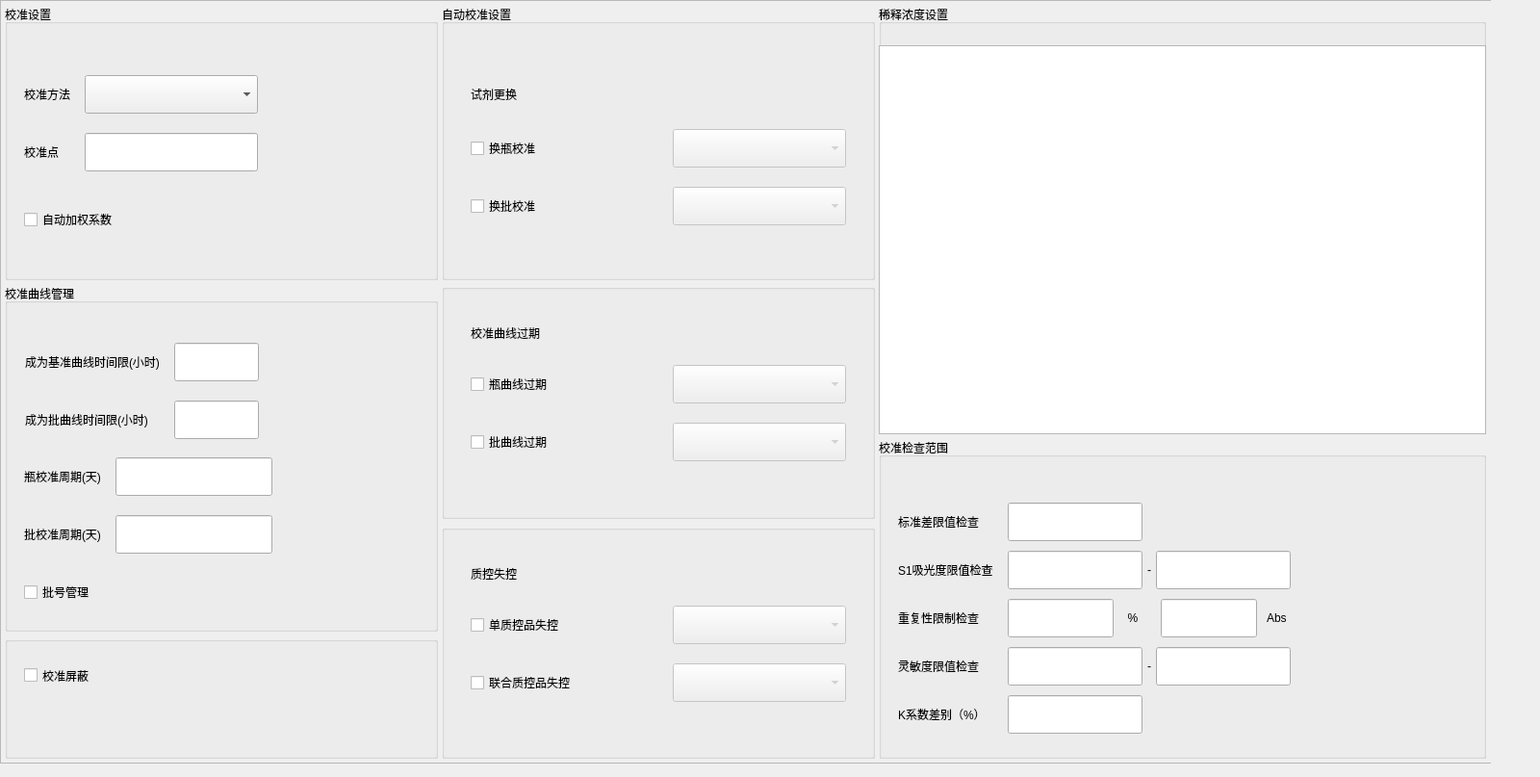
<?xml version="1.0" encoding="UTF-8"?>
<ui version="4.0">
 <class>CalibrateSettingWidget</class>
 <widget class="QWidget" name="CalibrateSettingWidget">
  <property name="geometry">
   <rect>
    <x>0</x>
    <y>0</y>
    <width>1600</width>
    <height>807</height>
   </rect>
  </property>
  <property name="windowTitle">
   <string>Form</string>
  </property>
  <widget class="QFrame" name="line_h">
   <property name="geometry">
    <rect>
     <x>0</x>
     <y>0</y>
     <width>1549</width>
     <height>1</height>
    </rect>
   </property>
   <property name="frameShape">
    <enum>QFrame::StyledPanel</enum>
   </property>
   <property name="frameShadow">
    <enum>QFrame::Raised</enum>
   </property>
   <property name="lines" stdset="0">
    <string>solid</string>
   </property>
  </widget>
  <widget class="QGroupBox" name="groupBox_2">
   <property name="geometry">
    <rect>
     <x>5</x>
     <y>5</y>
     <width>450</width>
     <height>286</height>
    </rect>
   </property>
   <property name="title">
    <string>校准设置</string>
   </property>
   <property name="borders" stdset="0">
    <string notr="true">group_tit</string>
   </property>
   <widget class="QWidget" name="widget1" native="true">
    <property name="geometry">
     <rect>
      <x>20</x>
      <y>73</y>
      <width>421</width>
      <height>131</height>
     </rect>
    </property>
    <layout class="QGridLayout" name="gridLayout">
     <property name="leftMargin">
      <number>0</number>
     </property>
     <property name="topMargin">
      <number>0</number>
     </property>
     <property name="rightMargin">
      <number>0</number>
     </property>
     <property name="bottomMargin">
      <number>0</number>
     </property>
     <property name="horizontalSpacing">
      <number>15</number>
     </property>
     <property name="verticalSpacing">
      <number>20</number>
     </property>
     <item row="1" column="2">
      <spacer name="horizontalSpacer_9">
       <property name="orientation">
        <enum>Qt::Horizontal</enum>
       </property>
       <property name="sizeHint" stdset="0">
        <size>
         <width>40</width>
         <height>20</height>
        </size>
       </property>
      </spacer>
     </item>
     <item row="0" column="1">
      <widget class="QComboBox" name="caliTypeCbBox">
       <property name="minimumSize">
        <size>
         <width>180</width>
         <height>40</height>
        </size>
       </property>
      </widget>
     </item>
     <item row="0" column="0">
      <widget class="QLabel" name="label_2">
       <property name="text">
        <string>校准方法</string>
       </property>
      </widget>
     </item>
     <item row="1" column="1">
      <widget class="QLineEdit" name="caliPointsEdit">
       <property name="minimumSize">
        <size>
         <width>180</width>
         <height>40</height>
        </size>
       </property>
       <property name="maxLength">
        <number>1</number>
       </property>
      </widget>
     </item>
     <item row="1" column="0">
      <widget class="QLabel" name="label_3">
       <property name="text">
        <string>校准点</string>
       </property>
      </widget>
     </item>
     <item row="2" column="0">
      <spacer name="verticalSpacer_6">
       <property name="orientation">
        <enum>Qt::Vertical</enum>
       </property>
       <property name="sizeHint" stdset="0">
        <size>
         <width>20</width>
         <height>40</height>
        </size>
       </property>
      </spacer>
     </item>
    </layout>
   </widget>
   <widget class="QCheckBox" name="auto_weight_coeff_ckbox">
    <property name="geometry">
     <rect>
      <x>20</x>
      <y>203</y>
      <width>411</width>
      <height>40</height>
     </rect>
    </property>
    <property name="text">
     <string>自动加权系数</string>
    </property>
    <property name="checks" stdset="0">
     <string notr="true">push</string>
    </property>
   </widget>
  </widget>
  <widget class="QGroupBox" name="groupBox_3">
   <property name="geometry">
    <rect>
     <x>5</x>
     <y>295</y>
     <width>450</width>
     <height>361</height>
    </rect>
   </property>
   <property name="title">
    <string>校准曲线管理</string>
   </property>
   <property name="borders" stdset="0">
    <string notr="true">group_tit</string>
   </property>
   <widget class="QWidget" name="layoutWidget2">
    <property name="geometry">
     <rect>
      <x>20</x>
      <y>180</y>
      <width>421</width>
      <height>131</height>
     </rect>
    </property>
    <layout class="QGridLayout" name="gridLayout_2">
     <property name="rightMargin">
      <number>0</number>
     </property>
     <property name="horizontalSpacing">
      <number>15</number>
     </property>
     <property name="verticalSpacing">
      <number>20</number>
     </property>
     <item row="2" column="0">
      <spacer name="verticalSpacer">
       <property name="orientation">
        <enum>Qt::Vertical</enum>
       </property>
       <property name="sizeHint" stdset="0">
        <size>
         <width>20</width>
         <height>40</height>
        </size>
       </property>
      </spacer>
     </item>
     <item row="1" column="0">
      <widget class="QLabel" name="label_38">
       <property name="text">
        <string>批校准周期(天)</string>
       </property>
      </widget>
     </item>
     <item row="1" column="1">
      <widget class="QLineEdit" name="cali_timeout_edit_lot">
       <property name="minimumSize">
        <size>
         <width>140</width>
         <height>40</height>
        </size>
       </property>
       <property name="maxLength">
        <number>8</number>
       </property>
      </widget>
     </item>
     <item row="0" column="2">
      <spacer name="horizontalSpacer">
       <property name="orientation">
        <enum>Qt::Horizontal</enum>
       </property>
       <property name="sizeHint" stdset="0">
        <size>
         <width>40</width>
         <height>20</height>
        </size>
       </property>
      </spacer>
     </item>
     <item row="0" column="1">
      <widget class="QLineEdit" name="cali_timeout_edit_bottle">
       <property name="minimumSize">
        <size>
         <width>140</width>
         <height>40</height>
        </size>
       </property>
       <property name="maxLength">
        <number>8</number>
       </property>
      </widget>
     </item>
     <item row="0" column="0">
      <widget class="QLabel" name="label_29">
       <property name="text">
        <string>瓶校准周期(天)</string>
       </property>
      </widget>
     </item>
    </layout>
   </widget>
   <widget class="QCheckBox" name="lot_num_manager_ckbox">
    <property name="geometry">
     <rect>
      <x>20</x>
      <y>300</y>
      <width>421</width>
      <height>40</height>
     </rect>
    </property>
    <property name="text">
     <string>批号管理</string>
    </property>
    <property name="checks" stdset="0">
     <string notr="true">push</string>
    </property>
   </widget>
   <widget class="QWidget" name="layoutWidget">
    <property name="geometry">
     <rect>
      <x>21</x>
      <y>61</y>
      <width>421</width>
      <height>102</height>
     </rect>
    </property>
    <layout class="QGridLayout" name="gridLayout_7">
     <property name="horizontalSpacing">
      <number>15</number>
     </property>
     <property name="verticalSpacing">
      <number>20</number>
     </property>
     <item row="0" column="1">
      <widget class="QLineEdit" name="lot_base_time_edit">
       <property name="minimumSize">
        <size>
         <width>88</width>
         <height>40</height>
        </size>
       </property>
       <property name="maximumSize">
        <size>
         <width>88</width>
         <height>16777215</height>
        </size>
       </property>
       <property name="maxLength">
        <number>8</number>
       </property>
      </widget>
     </item>
     <item row="1" column="0">
      <widget class="QLabel" name="label_22">
       <property name="text">
        <string>成为批曲线时间限(小时)</string>
       </property>
      </widget>
     </item>
     <item row="1" column="1">
      <widget class="QLineEdit" name="lot_valid_time_edit">
       <property name="minimumSize">
        <size>
         <width>88</width>
         <height>40</height>
        </size>
       </property>
       <property name="maximumSize">
        <size>
         <width>88</width>
         <height>16777215</height>
        </size>
       </property>
       <property name="maxLength">
        <number>8</number>
       </property>
      </widget>
     </item>
     <item row="0" column="0">
      <widget class="QLabel" name="label_23">
       <property name="text">
        <string>成为基准曲线时间限(小时)</string>
       </property>
      </widget>
     </item>
     <item row="0" column="2">
      <spacer name="horizontalSpacer_5">
       <property name="orientation">
        <enum>Qt::Horizontal</enum>
       </property>
       <property name="sizeHint" stdset="0">
        <size>
         <width>40</width>
         <height>20</height>
        </size>
       </property>
      </spacer>
     </item>
    </layout>
   </widget>
  </widget>
  <widget class="QGroupBox" name="CalSetting_change_over">
   <property name="geometry">
    <rect>
     <x>459</x>
     <y>5</y>
     <width>450</width>
     <height>286</height>
    </rect>
   </property>
   <property name="title">
    <string>自动校准设置</string>
   </property>
   <property name="checkable">
    <bool>false</bool>
   </property>
   <property name="checked">
    <bool>false</bool>
   </property>
   <property name="borders" stdset="0">
    <string notr="true">group_tit</string>
   </property>
   <widget class="QLabel" name="label_5">
    <property name="geometry">
     <rect>
      <x>30</x>
      <y>73</y>
      <width>400</width>
      <height>40</height>
     </rect>
    </property>
    <property name="text">
     <string>试剂更换</string>
    </property>
   </widget>
   <widget class="QWidget" name="widget4" native="true">
    <property name="geometry">
     <rect>
      <x>30</x>
      <y>129</y>
      <width>390</width>
      <height>131</height>
     </rect>
    </property>
    <layout class="QGridLayout" name="gridLayout_3">
     <property name="leftMargin">
      <number>0</number>
     </property>
     <property name="topMargin">
      <number>0</number>
     </property>
     <property name="rightMargin">
      <number>0</number>
     </property>
     <property name="bottomMargin">
      <number>0</number>
     </property>
     <property name="horizontalSpacing">
      <number>15</number>
     </property>
     <property name="verticalSpacing">
      <number>20</number>
     </property>
     <item row="0" column="2">
      <widget class="QComboBox" name="change_over_bottle_cbox">
       <property name="enabled">
        <bool>false</bool>
       </property>
       <property name="minimumSize">
        <size>
         <width>180</width>
         <height>40</height>
        </size>
       </property>
       <property name="maximumSize">
        <size>
         <width>180</width>
         <height>16777215</height>
        </size>
       </property>
      </widget>
     </item>
     <item row="0" column="0">
      <widget class="QCheckBox" name="change_over_bottle_ckbox">
       <property name="text">
        <string>换瓶校准</string>
       </property>
      </widget>
     </item>
     <item row="1" column="0">
      <widget class="QCheckBox" name="change_over_lot_ckbox">
       <property name="text">
        <string>换批校准</string>
       </property>
      </widget>
     </item>
     <item row="2" column="0">
      <spacer name="verticalSpacer_2">
       <property name="orientation">
        <enum>Qt::Vertical</enum>
       </property>
       <property name="sizeHint" stdset="0">
        <size>
         <width>20</width>
         <height>40</height>
        </size>
       </property>
      </spacer>
     </item>
     <item row="1" column="2">
      <widget class="QComboBox" name="change_over_lot_cbox">
       <property name="enabled">
        <bool>false</bool>
       </property>
       <property name="minimumSize">
        <size>
         <width>180</width>
         <height>40</height>
        </size>
       </property>
       <property name="maximumSize">
        <size>
         <width>180</width>
         <height>16777215</height>
        </size>
       </property>
      </widget>
     </item>
     <item row="0" column="1">
      <spacer name="horizontalSpacer_2">
       <property name="orientation">
        <enum>Qt::Horizontal</enum>
       </property>
       <property name="sizeHint" stdset="0">
        <size>
         <width>40</width>
         <height>20</height>
        </size>
       </property>
      </spacer>
     </item>
    </layout>
   </widget>
  </widget>
  <widget class="QGroupBox" name="groupBox_5">
   <property name="geometry">
    <rect>
     <x>459</x>
     <y>295</y>
     <width>450</width>
     <height>244</height>
    </rect>
   </property>
   <property name="title">
    <string/>
   </property>
   <property name="borders" stdset="0">
    <string notr="true">all</string>
   </property>
   <widget class="QLabel" name="label_9">
    <property name="geometry">
     <rect>
      <x>30</x>
      <y>31</y>
      <width>400</width>
      <height>40</height>
     </rect>
    </property>
    <property name="text">
     <string>校准曲线过期</string>
    </property>
   </widget>
   <widget class="QWidget" name="widget5" native="true">
    <property name="geometry">
     <rect>
      <x>30</x>
      <y>84</y>
      <width>390</width>
      <height>141</height>
     </rect>
    </property>
    <layout class="QGridLayout" name="gridLayout_4">
     <property name="leftMargin">
      <number>0</number>
     </property>
     <property name="topMargin">
      <number>0</number>
     </property>
     <property name="rightMargin">
      <number>0</number>
     </property>
     <property name="bottomMargin">
      <number>0</number>
     </property>
     <property name="horizontalSpacing">
      <number>15</number>
     </property>
     <property name="verticalSpacing">
      <number>20</number>
     </property>
     <item row="1" column="2">
      <widget class="QComboBox" name="cali_timeout_mode_cbox_lot">
       <property name="enabled">
        <bool>false</bool>
       </property>
       <property name="minimumSize">
        <size>
         <width>180</width>
         <height>40</height>
        </size>
       </property>
       <property name="maximumSize">
        <size>
         <width>180</width>
         <height>16777215</height>
        </size>
       </property>
      </widget>
     </item>
     <item row="0" column="0">
      <widget class="QCheckBox" name="bottl_timeout_ckbox">
       <property name="text">
        <string>瓶曲线过期</string>
       </property>
      </widget>
     </item>
     <item row="0" column="2">
      <widget class="QComboBox" name="cali_timeout_mode_cbox_bottle">
       <property name="enabled">
        <bool>false</bool>
       </property>
       <property name="minimumSize">
        <size>
         <width>180</width>
         <height>40</height>
        </size>
       </property>
       <property name="maximumSize">
        <size>
         <width>180</width>
         <height>16777215</height>
        </size>
       </property>
      </widget>
     </item>
     <item row="1" column="0">
      <widget class="QCheckBox" name="lot_timeout_ckbox">
       <property name="text">
        <string>批曲线过期</string>
       </property>
      </widget>
     </item>
     <item row="2" column="0">
      <spacer name="verticalSpacer_3">
       <property name="orientation">
        <enum>Qt::Vertical</enum>
       </property>
       <property name="sizeHint" stdset="0">
        <size>
         <width>20</width>
         <height>40</height>
        </size>
       </property>
      </spacer>
     </item>
     <item row="0" column="1">
      <spacer name="horizontalSpacer_3">
       <property name="orientation">
        <enum>Qt::Horizontal</enum>
       </property>
       <property name="sizeHint" stdset="0">
        <size>
         <width>40</width>
         <height>20</height>
        </size>
       </property>
      </spacer>
     </item>
    </layout>
   </widget>
  </widget>
  <widget class="QGroupBox" name="CalSetting_range">
   <property name="geometry">
    <rect>
     <x>913</x>
     <y>455</y>
     <width>631</width>
     <height>333</height>
    </rect>
   </property>
   <property name="title">
    <string>校准检查范围</string>
   </property>
   <property name="borders" stdset="0">
    <string notr="true">group_tit</string>
   </property>
   <widget class="QWidget" name="widget2" native="true">
    <property name="geometry">
     <rect>
      <x>20</x>
      <y>67</y>
      <width>611</width>
      <height>294</height>
     </rect>
    </property>
    <layout class="QGridLayout" name="gridLayout_6">
     <property name="leftMargin">
      <number>0</number>
     </property>
     <property name="topMargin">
      <number>0</number>
     </property>
     <property name="rightMargin">
      <number>0</number>
     </property>
     <property name="bottomMargin">
      <number>0</number>
     </property>
     <property name="horizontalSpacing">
      <number>15</number>
     </property>
     <property name="verticalSpacing">
      <number>10</number>
     </property>
     <item row="0" column="0">
      <widget class="QLabel" name="label_11">
       <property name="text">
        <string>标准差限值检查</string>
       </property>
      </widget>
     </item>
     <item row="1" column="0">
      <widget class="QLabel" name="label_12">
       <property name="text">
        <string>S1吸光度限值检查</string>
       </property>
      </widget>
     </item>
     <item row="2" column="0">
      <widget class="QLabel" name="label_14">
       <property name="text">
        <string>重复性限制检查</string>
       </property>
      </widget>
     </item>
     <item row="3" column="0">
      <widget class="QLabel" name="label_15">
       <property name="text">
        <string>灵敏度限值检查</string>
       </property>
      </widget>
     </item>
     <item row="4" column="0">
      <widget class="QLabel" name="label_13">
       <property name="text">
        <string>K系数差别（%）</string>
       </property>
      </widget>
     </item>
     <item row="1" column="1">
      <layout class="QHBoxLayout" name="horizontalLayout_2">
       <property name="spacing">
        <number>5</number>
       </property>
       <property name="rightMargin">
        <number>0</number>
       </property>
       <item>
        <widget class="QLineEdit" name="s1lbs_limit_lower_edit">
         <property name="minimumSize">
          <size>
           <width>140</width>
           <height>40</height>
          </size>
         </property>
         <property name="maximumSize">
          <size>
           <width>140</width>
           <height>16777215</height>
          </size>
         </property>
         <property name="text">
          <string/>
         </property>
         <property name="maxLength">
          <number>8</number>
         </property>
        </widget>
       </item>
       <item>
        <widget class="QLabel" name="label_16">
         <property name="text">
          <string>-</string>
         </property>
         <property name="alignment">
          <set>Qt::AlignCenter</set>
         </property>
        </widget>
       </item>
       <item>
        <widget class="QLineEdit" name="s1lbs_limit_upper_edit">
         <property name="minimumSize">
          <size>
           <width>140</width>
           <height>40</height>
          </size>
         </property>
         <property name="maximumSize">
          <size>
           <width>140</width>
           <height>16777215</height>
          </size>
         </property>
         <property name="text">
          <string/>
         </property>
         <property name="maxLength">
          <number>8</number>
         </property>
        </widget>
       </item>
       <item>
        <spacer name="horizontalSpacer_14">
         <property name="orientation">
          <enum>Qt::Horizontal</enum>
         </property>
         <property name="sizeHint" stdset="0">
          <size>
           <width>40</width>
           <height>20</height>
          </size>
         </property>
        </spacer>
       </item>
      </layout>
     </item>
     <item row="3" column="1">
      <layout class="QHBoxLayout" name="horizontalLayout_3">
       <property name="spacing">
        <number>5</number>
       </property>
       <property name="rightMargin">
        <number>0</number>
       </property>
       <item>
        <widget class="QLineEdit" name="sensitive_limit_lower_edit">
         <property name="minimumSize">
          <size>
           <width>140</width>
           <height>40</height>
          </size>
         </property>
         <property name="maximumSize">
          <size>
           <width>140</width>
           <height>16777215</height>
          </size>
         </property>
         <property name="text">
          <string/>
         </property>
         <property name="maxLength">
          <number>8</number>
         </property>
        </widget>
       </item>
       <item>
        <widget class="QLabel" name="label">
         <property name="text">
          <string>-</string>
         </property>
         <property name="alignment">
          <set>Qt::AlignCenter</set>
         </property>
        </widget>
       </item>
       <item>
        <widget class="QLineEdit" name="sensitive_limit_upper_edit">
         <property name="minimumSize">
          <size>
           <width>140</width>
           <height>40</height>
          </size>
         </property>
         <property name="maximumSize">
          <size>
           <width>140</width>
           <height>16777215</height>
          </size>
         </property>
         <property name="text">
          <string/>
         </property>
         <property name="maxLength">
          <number>8</number>
         </property>
        </widget>
       </item>
       <item>
        <spacer name="horizontalSpacer_13">
         <property name="orientation">
          <enum>Qt::Horizontal</enum>
         </property>
         <property name="sizeHint" stdset="0">
          <size>
           <width>40</width>
           <height>20</height>
          </size>
         </property>
        </spacer>
       </item>
      </layout>
     </item>
     <item row="0" column="1">
      <layout class="QHBoxLayout" name="horizontalLayout_7">
       <item>
        <widget class="QLineEdit" name="offset_sd_limit_edit">
         <property name="minimumSize">
          <size>
           <width>140</width>
           <height>40</height>
          </size>
         </property>
         <property name="maximumSize">
          <size>
           <width>140</width>
           <height>16777215</height>
          </size>
         </property>
         <property name="maxLength">
          <number>8</number>
         </property>
        </widget>
       </item>
       <item>
        <spacer name="horizontalSpacer_6">
         <property name="orientation">
          <enum>Qt::Horizontal</enum>
         </property>
         <property name="sizeHint" stdset="0">
          <size>
           <width>40</width>
           <height>20</height>
          </size>
         </property>
        </spacer>
       </item>
      </layout>
     </item>
     <item row="2" column="1">
      <layout class="QHBoxLayout" name="horizontalLayout_6">
       <property name="spacing">
        <number>0</number>
       </property>
       <property name="rightMargin">
        <number>0</number>
       </property>
       <item>
        <layout class="QHBoxLayout" name="horizontalLayout_4">
         <property name="spacing">
          <number>10</number>
         </property>
         <property name="rightMargin">
          <number>0</number>
         </property>
         <item>
          <widget class="QLineEdit" name="dup_licate_limit_rate_edit">
           <property name="minimumSize">
            <size>
             <width>110</width>
             <height>40</height>
            </size>
           </property>
           <property name="maximumSize">
            <size>
             <width>110</width>
             <height>16777215</height>
            </size>
           </property>
           <property name="text">
            <string/>
           </property>
           <property name="maxLength">
            <number>8</number>
           </property>
          </widget>
         </item>
         <item>
          <widget class="QLabel" name="label_6">
           <property name="minimumSize">
            <size>
             <width>20</width>
             <height>0</height>
            </size>
           </property>
           <property name="maximumSize">
            <size>
             <width>20</width>
             <height>16777215</height>
            </size>
           </property>
           <property name="text">
            <string>%</string>
           </property>
           <property name="alignment">
            <set>Qt::AlignCenter</set>
           </property>
          </widget>
         </item>
        </layout>
       </item>
       <item>
        <spacer name="horizontalSpacer_10">
         <property name="orientation">
          <enum>Qt::Horizontal</enum>
         </property>
         <property name="sizeType">
          <enum>QSizePolicy::Fixed</enum>
         </property>
         <property name="sizeHint" stdset="0">
          <size>
           <width>19</width>
           <height>20</height>
          </size>
         </property>
        </spacer>
       </item>
       <item>
        <layout class="QHBoxLayout" name="horizontalLayout_5">
         <property name="spacing">
          <number>10</number>
         </property>
         <item>
          <widget class="QLineEdit" name="dup_licate_limit_abs_edit">
           <property name="minimumSize">
            <size>
             <width>100</width>
             <height>40</height>
            </size>
           </property>
           <property name="maximumSize">
            <size>
             <width>100</width>
             <height>16777215</height>
            </size>
           </property>
           <property name="text">
            <string/>
           </property>
           <property name="maxLength">
            <number>8</number>
           </property>
          </widget>
         </item>
         <item>
          <widget class="QLabel" name="label_19">
           <property name="minimumSize">
            <size>
             <width>35</width>
             <height>0</height>
            </size>
           </property>
           <property name="maximumSize">
            <size>
             <width>35</width>
             <height>16777215</height>
            </size>
           </property>
           <property name="text">
            <string>Abs</string>
           </property>
          </widget>
         </item>
        </layout>
       </item>
       <item>
        <spacer name="horizontalSpacer_12">
         <property name="orientation">
          <enum>Qt::Horizontal</enum>
         </property>
         <property name="sizeHint" stdset="0">
          <size>
           <width>40</width>
           <height>20</height>
          </size>
         </property>
        </spacer>
       </item>
      </layout>
     </item>
     <item row="0" column="2">
      <spacer name="horizontalSpacer_8">
       <property name="orientation">
        <enum>Qt::Horizontal</enum>
       </property>
       <property name="sizeHint" stdset="0">
        <size>
         <width>40</width>
         <height>20</height>
        </size>
       </property>
      </spacer>
     </item>
     <item row="4" column="1">
      <layout class="QHBoxLayout" name="horizontalLayout_8">
       <item>
        <widget class="QLineEdit" name="caliConstEdit_K_5">
         <property name="minimumSize">
          <size>
           <width>140</width>
           <height>40</height>
          </size>
         </property>
         <property name="maximumSize">
          <size>
           <width>140</width>
           <height>16777215</height>
          </size>
         </property>
         <property name="text">
          <string/>
         </property>
         <property name="maxLength">
          <number>10</number>
         </property>
        </widget>
       </item>
       <item>
        <spacer name="horizontalSpacer_7">
         <property name="orientation">
          <enum>Qt::Horizontal</enum>
         </property>
         <property name="sizeHint" stdset="0">
          <size>
           <width>40</width>
           <height>20</height>
          </size>
         </property>
        </spacer>
       </item>
      </layout>
     </item>
     <item row="5" column="0">
      <spacer name="verticalSpacer_5">
       <property name="orientation">
        <enum>Qt::Vertical</enum>
       </property>
       <property name="sizeHint" stdset="0">
        <size>
         <width>20</width>
         <height>40</height>
        </size>
       </property>
      </spacer>
     </item>
    </layout>
   </widget>
  </widget>
  <widget class="QGroupBox" name="groupBox_7">
   <property name="geometry">
    <rect>
     <x>459</x>
     <y>545</y>
     <width>450</width>
     <height>243</height>
    </rect>
   </property>
   <property name="title">
    <string/>
   </property>
   <property name="borders" stdset="0">
    <string notr="true">all</string>
   </property>
   <widget class="QLabel" name="label_10">
    <property name="geometry">
     <rect>
      <x>30</x>
      <y>31</y>
      <width>400</width>
      <height>40</height>
     </rect>
    </property>
    <property name="text">
     <string>质控失控</string>
    </property>
   </widget>
   <widget class="QWidget" name="widget6" native="true">
    <property name="geometry">
     <rect>
      <x>30</x>
      <y>84</y>
      <width>390</width>
      <height>141</height>
     </rect>
    </property>
    <layout class="QGridLayout" name="gridLayout_5">
     <property name="leftMargin">
      <number>0</number>
     </property>
     <property name="topMargin">
      <number>0</number>
     </property>
     <property name="rightMargin">
      <number>0</number>
     </property>
     <property name="bottomMargin">
      <number>0</number>
     </property>
     <property name="horizontalSpacing">
      <number>15</number>
     </property>
     <property name="verticalSpacing">
      <number>20</number>
     </property>
     <item row="1" column="2">
      <widget class="QComboBox" name="union_qc_cali_mode_cbox">
       <property name="enabled">
        <bool>false</bool>
       </property>
       <property name="minimumSize">
        <size>
         <width>180</width>
         <height>40</height>
        </size>
       </property>
      </widget>
     </item>
     <item row="2" column="0">
      <spacer name="verticalSpacer_4">
       <property name="orientation">
        <enum>Qt::Vertical</enum>
       </property>
       <property name="sizeHint" stdset="0">
        <size>
         <width>20</width>
         <height>40</height>
        </size>
       </property>
      </spacer>
     </item>
     <item row="0" column="0">
      <widget class="QCheckBox" name="single_qc_cali_mode_ckbox">
       <property name="text">
        <string>单质控品失控</string>
       </property>
      </widget>
     </item>
     <item row="0" column="2">
      <widget class="QComboBox" name="single_qc_cali_mode_cbox">
       <property name="enabled">
        <bool>false</bool>
       </property>
       <property name="minimumSize">
        <size>
         <width>180</width>
         <height>40</height>
        </size>
       </property>
      </widget>
     </item>
     <item row="1" column="0">
      <widget class="QCheckBox" name="union_qc_cali_mode_ckbox">
       <property name="text">
        <string>联合质控品失控</string>
       </property>
      </widget>
     </item>
     <item row="0" column="1">
      <spacer name="horizontalSpacer_4">
       <property name="orientation">
        <enum>Qt::Horizontal</enum>
       </property>
       <property name="sizeHint" stdset="0">
        <size>
         <width>40</width>
         <height>20</height>
        </size>
       </property>
      </spacer>
     </item>
    </layout>
   </widget>
  </widget>
  <widget class="QGroupBox" name="CalSetting_caliVols">
   <property name="geometry">
    <rect>
     <x>913</x>
     <y>5</y>
     <width>631</width>
     <height>446</height>
    </rect>
   </property>
   <property name="title">
    <string>稀释浓度设置</string>
   </property>
   <property name="borders" stdset="0">
    <string notr="true">group_tit</string>
   </property>
   <widget class="QFrame" name="line_v">
    <property name="geometry">
     <rect>
      <x>0</x>
      <y>42</y>
      <width>1</width>
      <height>404</height>
     </rect>
    </property>
    <property name="frameShape">
     <enum>QFrame::StyledPanel</enum>
    </property>
    <property name="frameShadow">
     <enum>QFrame::Raised</enum>
    </property>
    <property name="lines" stdset="0">
     <string>solid</string>
    </property>
   </widget>
   <widget class="QFrame" name="line_v_2">
    <property name="geometry">
     <rect>
      <x>630</x>
      <y>42</y>
      <width>1</width>
      <height>404</height>
     </rect>
    </property>
    <property name="frameShape">
     <enum>QFrame::StyledPanel</enum>
    </property>
    <property name="frameShadow">
     <enum>QFrame::Raised</enum>
    </property>
    <property name="lines" stdset="0">
     <string>solid</string>
    </property>
   </widget>
   <widget class="QFrame" name="line_h_3">
    <property name="geometry">
     <rect>
      <x>0</x>
      <y>445</y>
      <width>636</width>
      <height>1</height>
     </rect>
    </property>
    <property name="frameShape">
     <enum>QFrame::StyledPanel</enum>
    </property>
    <property name="frameShadow">
     <enum>QFrame::Raised</enum>
    </property>
    <property name="lines" stdset="0">
     <string>solid</string>
    </property>
   </widget>
   <widget class="QTableView" name="caliVolsView">
    <property name="geometry">
     <rect>
      <x>0</x>
      <y>42</y>
      <width>631</width>
      <height>404</height>
     </rect>
    </property>
    <property name="verticalScrollBarPolicy">
     <enum>Qt::ScrollBarAsNeeded</enum>
    </property>
    <property name="horizontalScrollBarPolicy">
     <enum>Qt::ScrollBarAsNeeded</enum>
    </property>
    <property name="verticalScrollMode">
     <enum>QAbstractItemView::ScrollPerPixel</enum>
    </property>
    <property name="horizontalScrollMode">
     <enum>QAbstractItemView::ScrollPerPixel</enum>
    </property>
    <property name="showGrid">
     <bool>false</bool>
    </property>
    <attribute name="horizontalHeaderHighlightSections">
     <bool>false</bool>
    </attribute>
    <attribute name="horizontalHeaderStretchLastSection">
     <bool>true</bool>
    </attribute>
    <attribute name="verticalHeaderDefaultSectionSize">
     <number>45</number>
    </attribute>
   </widget>
   <widget class="QFrame" name="line_h_4">
    <property name="geometry">
     <rect>
      <x>0</x>
      <y>42</y>
      <width>636</width>
      <height>1</height>
     </rect>
    </property>
    <property name="frameShape">
     <enum>QFrame::StyledPanel</enum>
    </property>
    <property name="frameShadow">
     <enum>QFrame::Raised</enum>
    </property>
    <property name="lines" stdset="0">
     <string>solid</string>
    </property>
   </widget>
   <zorder>caliVolsView</zorder>
   <zorder>line_h_4</zorder>
   <zorder>line_v</zorder>
   <zorder>line_h_3</zorder>
   <zorder>line_v_2</zorder>
  </widget>
  <widget class="QFrame" name="line_h_2">
   <property name="geometry">
    <rect>
     <x>0</x>
     <y>792</y>
     <width>1549</width>
     <height>1</height>
    </rect>
   </property>
   <property name="frameShape">
    <enum>QFrame::StyledPanel</enum>
   </property>
   <property name="frameShadow">
    <enum>QFrame::Raised</enum>
   </property>
   <property name="lines" stdset="0">
    <string>solid</string>
   </property>
  </widget>
  <widget class="QFrame" name="line_v_3">
   <property name="geometry">
    <rect>
     <x>0</x>
     <y>0</y>
     <width>1</width>
     <height>792</height>
    </rect>
   </property>
   <property name="frameShape">
    <enum>QFrame::StyledPanel</enum>
   </property>
   <property name="frameShadow">
    <enum>QFrame::Raised</enum>
   </property>
   <property name="lines" stdset="0">
    <string>solid</string>
   </property>
  </widget>
  <widget class="QGroupBox" name="groupBox">
   <property name="geometry">
    <rect>
     <x>5</x>
     <y>661</y>
     <width>450</width>
     <height>127</height>
    </rect>
   </property>
   <property name="title">
    <string/>
   </property>
   <property name="borders" stdset="0">
    <string notr="true">all</string>
   </property>
   <widget class="QCheckBox" name="cali_failed_ckbox">
    <property name="geometry">
     <rect>
      <x>20</x>
      <y>20</y>
      <width>421</width>
      <height>41</height>
     </rect>
    </property>
    <property name="text">
     <string>校准屏蔽</string>
    </property>
    <property name="checks" stdset="0">
     <string notr="true">push</string>
    </property>
   </widget>
  </widget>
 </widget>
 <resources/>
 <connections>
  <connection>
   <sender>change_over_bottle_ckbox</sender>
   <signal>toggled(bool)</signal>
   <receiver>change_over_bottle_cbox</receiver>
   <slot>setEnabled(bool)</slot>
   <hints>
    <hint type="sourcelabel">
     <x>509</x>
     <y>152</y>
    </hint>
    <hint type="destinationlabel">
     <x>750</x>
     <y>165</y>
    </hint>
   </hints>
  </connection>
  <connection>
   <sender>change_over_lot_ckbox</sender>
   <signal>toggled(bool)</signal>
   <receiver>change_over_lot_cbox</receiver>
   <slot>setEnabled(bool)</slot>
   <hints>
    <hint type="sourcelabel">
     <x>537</x>
     <y>213</y>
    </hint>
    <hint type="destinationlabel">
     <x>740</x>
     <y>213</y>
    </hint>
   </hints>
  </connection>
  <connection>
   <sender>bottl_timeout_ckbox</sender>
   <signal>toggled(bool)</signal>
   <receiver>cali_timeout_mode_cbox_bottle</receiver>
   <slot>setEnabled(bool)</slot>
   <hints>
    <hint type="sourcelabel">
     <x>531</x>
     <y>391</y>
    </hint>
    <hint type="destinationlabel">
     <x>760</x>
     <y>411</y>
    </hint>
   </hints>
  </connection>
  <connection>
   <sender>lot_timeout_ckbox</sender>
   <signal>toggled(bool)</signal>
   <receiver>cali_timeout_mode_cbox_lot</receiver>
   <slot>setEnabled(bool)</slot>
   <hints>
    <hint type="sourcelabel">
     <x>534</x>
     <y>455</y>
    </hint>
    <hint type="destinationlabel">
     <x>716</x>
     <y>469</y>
    </hint>
   </hints>
  </connection>
  <connection>
   <sender>single_qc_cali_mode_ckbox</sender>
   <signal>toggled(bool)</signal>
   <receiver>single_qc_cali_mode_cbox</receiver>
   <slot>setEnabled(bool)</slot>
   <hints>
    <hint type="sourcelabel">
     <x>551</x>
     <y>655</y>
    </hint>
    <hint type="destinationlabel">
     <x>768</x>
     <y>654</y>
    </hint>
   </hints>
  </connection>
  <connection>
   <sender>union_qc_cali_mode_ckbox</sender>
   <signal>toggled(bool)</signal>
   <receiver>union_qc_cali_mode_cbox</receiver>
   <slot>setEnabled(bool)</slot>
   <hints>
    <hint type="sourcelabel">
     <x>537</x>
     <y>708</y>
    </hint>
    <hint type="destinationlabel">
     <x>746</x>
     <y>699</y>
    </hint>
   </hints>
  </connection>
 </connections>
</ui>
